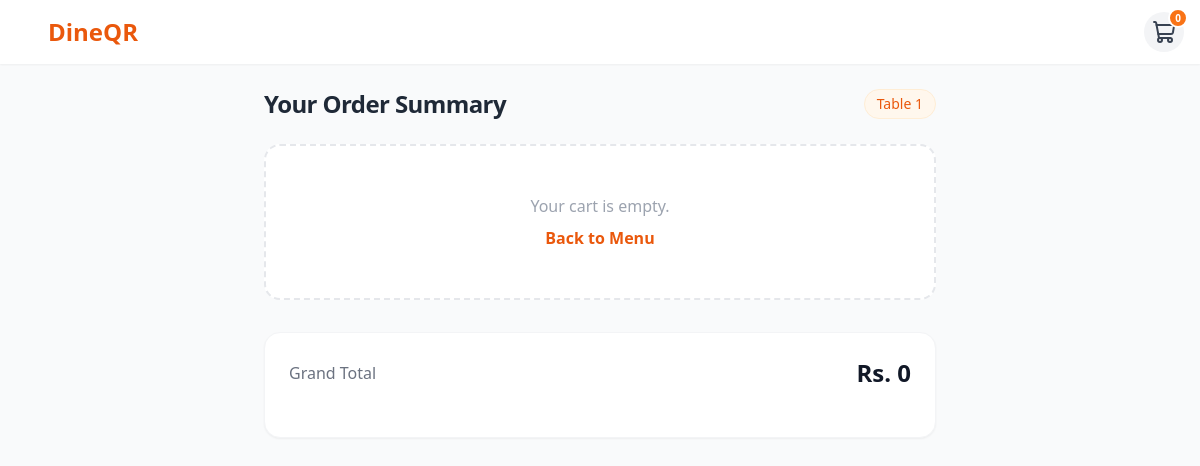
The page /cart/?table=1 on the database as committed earlier.
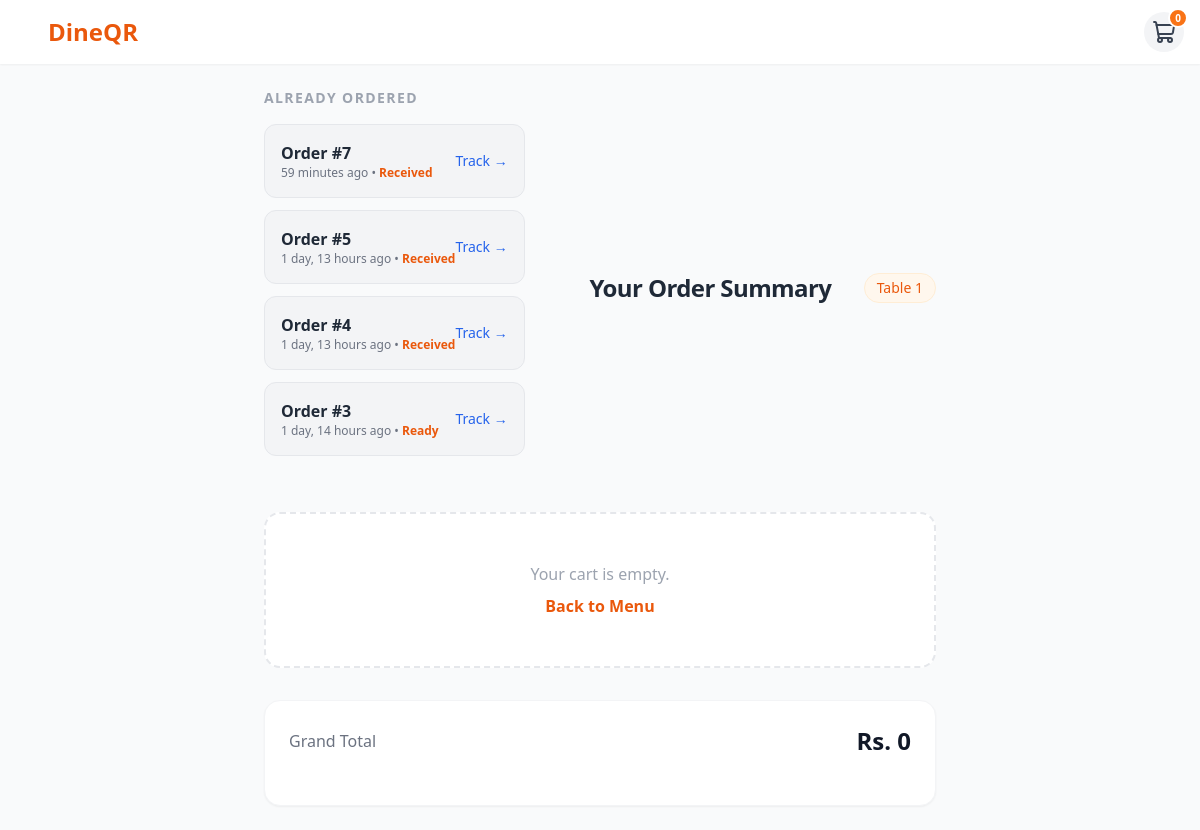
The same page on the database as committed later.
### orders/models.py (models this page shows, shortened)
class Order(models.Model):
    STATUS_CHOICES = [
        ("received", "Received"),
        ("preparing", "Preparing"),
        ("ready", "Ready"),
        ("completed", "Completed"),
    ]
    table_number = models.IntegerField()
    status = models.CharField(max_length=20, choices=STATUS_CHOICES, default="received")
    total_price = models.DecimalField(max_digits=10, decimal_places=2, default=0.00)
    created_at = models.DateTimeField(auto_now_add=True)

### orders/views.py (the view)
def cart_detail(request):
    table_num = request.GET.get("table")
    previous_orders = []
    if table_num:
        previous_orders = (
            Order.objects.filter(table_number=table_num)
            .exclude(status="completed")
            .order_by("-created_at")
        )
    return render(
        request, "orders/cart_detail.html", {"previous_orders": previous_orders}
    )

### templates/orders/cart_detail.html (shortened to what this page needs)
{% extends 'orders/base.html' %}
{% block content %}
<div class="max-w-2xl mx-auto">
    <div class="flex items-center justify-between mb-6">
        {% if previous_orders %}
        <div class="mb-8">
    <h2 class="text-sm font-bold text-gray-400 uppercase tracking-widest mb-4">Already Ordered</h2>
    <div class="space-y-3">
        {% for order in previous_orders %}
        <div class="bg-gray-100 rounded-xl p-4 flex justify-between items-center border border-gray-200">
            <div>
                    <p class="font-bold text-gray-800">Order #{{ order.id }}</p>
                    <p class="text-xs text-gray-500">{{ order.created_at|timesince }} ago • <span class="capitalize text-orange-600 font-bold">{{ order.status }}</span></p>
                </div>
                <a href="{% url 'order_success' order.id %}" class="text-sm text-blue-600 font-medium">Track →</a>
            </div>
                {% endfor %}
            </div>
        </div>
        {% endif %}
        <h1 class="text-2xl font-bold text-gray-800 tracking-tight">Your Order Summary</h1>
        <span class="text-sm font-medium text-orange-600 bg-orange-50 px-3 py-1 rounded-full border border-orange-100">Table {{ request.GET.table }}</span>
    </div>
    <div id="cart-items-container" class="space-y-4">
    </div>
    <div class="mt-8 bg-white rounded-2xl shadow-sm border border-gray-100 p-6">
        <div class="flex justify-between items-center mb-6">
            <span class="text-gray-500 font-medium">Grand Total</span>
            <span id="cart-total-price" class="text-2xl font-black text-gray-900">Rs. 0</span>
        </div>
    </div>
</div>
{% endblock %}

### templates/orders/base.html (shortened to what this page needs)
{% load static %}
<!DOCTYPE html>
<html lang="en">
<head>
    <script src="https://cdn.tailwindcss.com"></script>
</head>
<body class="bg-gray-50 text-gray-900">
    <nav class="bg-white shadow-sm sticky top-0 z-50">
        <div class="max-w-7xl mx-auto px-4 h-16 flex items-center justify-between">
            <a href="{% url 'menu' %}{% if request.GET.table %}?table={{ request.GET.table }}{% endif %}"
                class="text-2xl font-bold text-orange-600 hover:text-orange-700 transition-colors flex items-center gap-2">
                <i data-lucide="utensils-crosses" class="w-6 h-6"></i>
                <span>DineQR</span>
            </a>
            <div class="flex items-center gap-4">
                <a href="{% url 'cart_detail' %}{% if request.GET.table %}?table={{ request.GET.table }}{% endif %}"
                    class="relative p-2 bg-gray-100 rounded-full hover:bg-gray-200 transition-colors">
                    <i data-lucide="shopping-cart" class="w-6 h-6 text-gray-700"></i>
                    <span id="cart-count" class="absolute -top-1 -right-1 bg-orange-500 text-white text-[10px] font-bold rounded-full h-5 w-5 flex items-center justify-center border-2 border-white">
                        0
                    </span>
                </a>
            </div>
        </div>
    </nav>
    <div class="max-w-7xl mx-auto px-4 py-6">
        {% block content %}{% endblock %}
    </div>
</body>
</html>

Rows that differ between the two databases and show on the page:
added Order: id "7", created_at "59 minutes", status "Received"
added Order: id "5", created_at "1 day, 13 hours", status "Received"
added Order: id "4", created_at "1 day, 13 hours", status "Received"
added Order: id "3", created_at "1 day, 14 hours", status "Ready"
Other text that changed with them:
text now shown: "ALREADY ORDERED"
